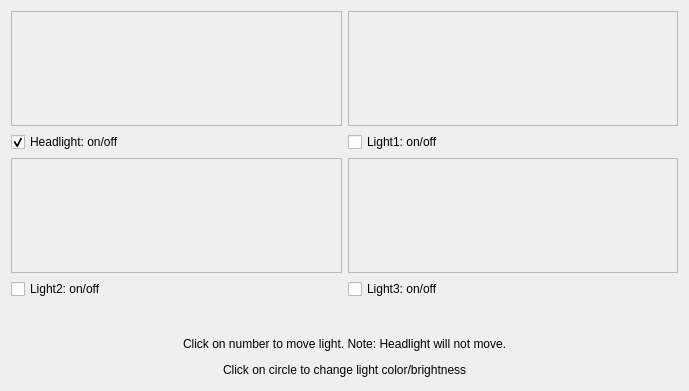
      <widget class="QWidget" name="LightsTab">
       <attribute name="title">
        <string>Lights</string>
       </attribute>
       <layout class="QGridLayout" name="gridLayout_14">
        <item row="0" column="0">
         <widget class="QFrame" name="headlightFrame_">
          <property name="minimumSize">
           <size>
            <width>201</width>
            <height>115</height>
           </size>
          </property>
          <property name="frameShape">
           <enum>QFrame::StyledPanel</enum>
          </property>
          <property name="frameShadow">
           <enum>QFrame::Raised</enum>
          </property>
         </widget>
        </item>
        <item row="0" column="1">
         <widget class="QFrame" name="light1Frame_">
          <property name="minimumSize">
           <size>
            <width>201</width>
            <height>115</height>
           </size>
          </property>
          <property name="frameShape">
           <enum>QFrame::StyledPanel</enum>
          </property>
          <property name="frameShadow">
           <enum>QFrame::Raised</enum>
          </property>
         </widget>
        </item>
        <item row="1" column="0">
         <widget class="QCheckBox" name="headlightCheckBox_">
          <property name="text">
           <string>Headlight: on/off</string>
          </property>
          <property name="checked">
           <bool>true</bool>
          </property>
         </widget>
        </item>
        <item row="1" column="1">
         <widget class="QCheckBox" name="light1CheckBox_">
          <property name="text">
           <string>Light1: on/off</string>
          </property>
         </widget>
        </item>
        <item row="2" column="0">
         <widget class="QFrame" name="light2Frame_">
          <property name="minimumSize">
           <size>
            <width>201</width>
            <height>115</height>
           </size>
          </property>
          <property name="frameShape">
           <enum>QFrame::StyledPanel</enum>
          </property>
          <property name="frameShadow">
           <enum>QFrame::Raised</enum>
          </property>
         </widget>
        </item>
        <item row="2" column="1">
         <widget class="QFrame" name="light3Frame_">
          <property name="minimumSize">
           <size>
            <width>201</width>
            <height>115</height>
           </size>
          </property>
          <property name="frameShape">
           <enum>QFrame::StyledPanel</enum>
          </property>
          <property name="frameShadow">
           <enum>QFrame::Raised</enum>
          </property>
         </widget>
        </item>
        <item row="3" column="0">
         <widget class="QCheckBox" name="light2CheckBox_">
          <property name="text">
           <string>Light2: on/off</string>
          </property>
         </widget>
        </item>
        <item row="3" column="1">
         <widget class="QCheckBox" name="light3CheckBox_">
          <property name="text">
           <string>Light3: on/off</string>
          </property>
         </widget>
        </item>
        <item row="4" column="1">
         <spacer name="verticalSpacer_6">
          <property name="orientation">
           <enum>Qt::Vertical</enum>
          </property>
          <property name="sizeHint" stdset="0">
           <size>
            <width>20</width>
            <height>29</height>
           </size>
          </property>
         </spacer>
        </item>
        <item row="5" column="0" colspan="2">
         <layout class="QHBoxLayout" name="horizontalLayout_2">
          <item>
           <spacer name="horizontalSpacer_7">
            <property name="orientation">
             <enum>Qt::Horizontal</enum>
            </property>
            <property name="sizeHint" stdset="0">
             <size>
              <width>172</width>
              <height>20</height>
             </size>
            </property>
           </spacer>
          </item>
          <item>
           <widget class="QLabel" name="label_11">
            <property name="text">
             <string>Click on number to move light. Note: Headlight will not move.</string>
            </property>
           </widget>
          </item>
          <item>
           <spacer name="horizontalSpacer_8">
            <property name="orientation">
             <enum>Qt::Horizontal</enum>
            </property>
            <property name="sizeHint" stdset="0">
             <size>
              <width>171</width>
              <height>20</height>
             </size>
            </property>
           </spacer>
          </item>
         </layout>
        </item>
        <item row="6" column="0" colspan="2">
         <layout class="QHBoxLayout" name="horizontalLayout_3">
          <item>
           <spacer name="horizontalSpacer_12">
            <property name="orientation">
             <enum>Qt::Horizontal</enum>
            </property>
            <property name="sizeHint" stdset="0">
             <size>
              <width>172</width>
              <height>20</height>
             </size>
            </property>
           </spacer>
          </item>
          <item>
           <widget class="QLabel" name="label_25">
            <property name="text">
             <string>Click on circle to change light color/brightness</string>
            </property>
           </widget>
          </item>
          <item>
           <spacer name="horizontalSpacer_16">
            <property name="orientation">
             <enum>Qt::Horizontal</enum>
            </property>
            <property name="sizeHint" stdset="0">
             <size>
              <width>171</width>
              <height>20</height>
             </size>
            </property>
           </spacer>
          </item>
         </layout>
        </item>
       </layout>
      </widget>
